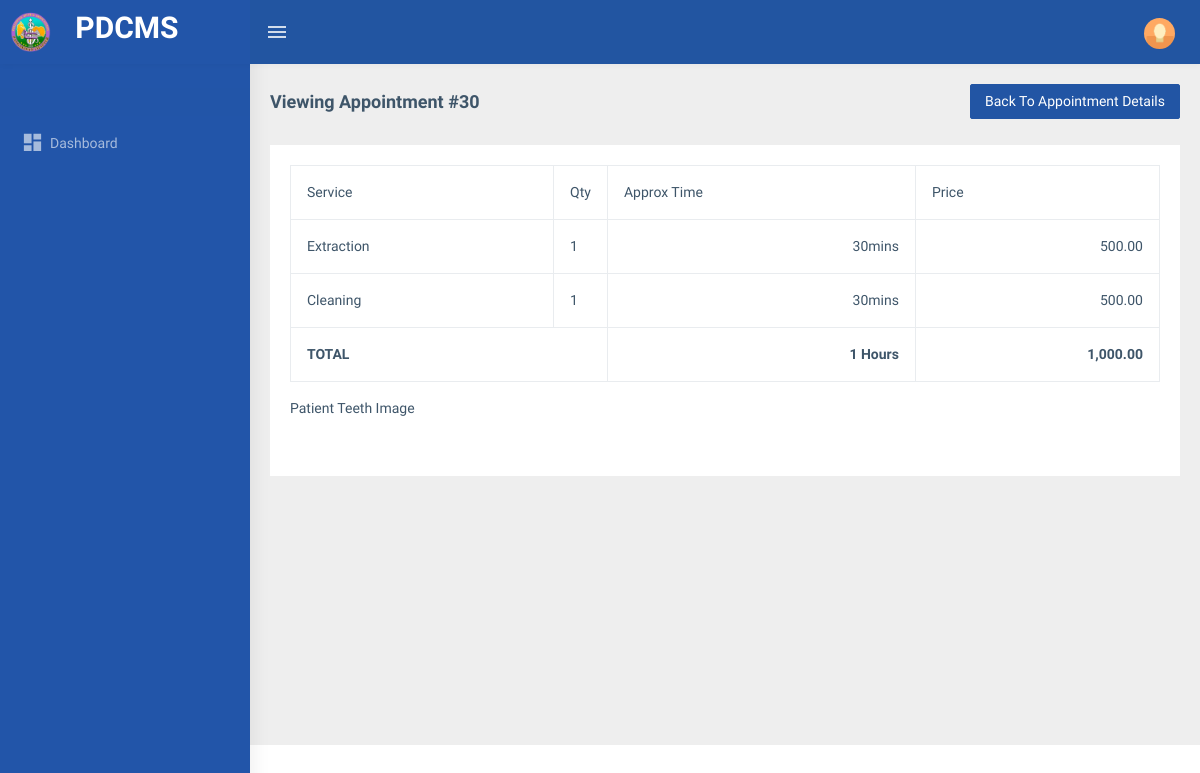
/dental_admin/view_receipt.php?id=30, run on the app's committed database.
### tables this page shows
CREATE TABLE `tbl_appointment_items` (
  `id` int(11) NOT NULL,
  `appointment_id` int(11) DEFAULT NULL,
  `service_id` int(11) DEFAULT NULL,
  `qty` int(11) DEFAULT NULL,
  `price` decimal(13,2) DEFAULT NULL,
  `appointment_time` varchar(45) DEFAULT NULL
);

CREATE TABLE `tbl_service` (
  `id` int(11) NOT NULL,
  `clinic_id` int(11) NOT NULL,
  `srvc_name` varchar(255) NOT NULL,
  `srvc_desc` varchar(255) NOT NULL,
  `srvc_price` varchar(255) NOT NULL,
  `srvc_time` varchar(45) DEFAULT NULL,
  `created_date` datetime DEFAULT current_timestamp()
);

### includes/functions.php (called while the page is built, shortened)
<?php
function get_list($sql)
{
    $result = mysqli_query($_SESSION['conn'], $sql);
    $temp = array();
    while ($row = $result->fetch_assoc()) {
        $temp[] = $row;
    }
    return $temp;
}
function convertTime($data)
{
    if ($data < 1) {
        return $data * 60 . "mins";
    }
    return $data . " Hours";
}

### dental_admin/view_receipt.php (the view, shortened to what this page needs)
<?php include 'header.php'; ?>
<div class="page-wrapper">
  <div class="page-breadcrumb">
    <div class="row">
      <div class="col-12 d-flex no-block align-items-center" style="margin-bottom: 6px;">
        <h4 class="page-title">Viewing Appointment #<?= $_GET['id'] ?></h4>
        <div class="ms-auto text-end">
          <a href="view_appointment.php?id=<?= $_GET['id'] ?>" class="btn btn-info col-12" type="button" style="margin-right: 4px;">Back To Appointment Details</a>
        </div>
      </div>
    </div>
  </div>
  <div class="container-fluid">
    <?php $id = $_GET['id']  ?>
    <div class="row">
      <div class="col-md-12">
        <div class="card">
          <div class="card-body">
            <div class="row">
              <div class="col-md-12">
                <form method="post">
                  <div class="table-responsive">
                    <table id="table_eto" class="table table-bordered">
                      <thead>
                        <tr>
                          <th>Service</th>
                          <th style="width: 0.1%;">Qty</th>
                          <th >Approx Time</th>
                          <th>Price</th>
                        </tr>
                      </thead>
                      <?php $tmp = 0 ?>
                      <?php $tmptime = 0 ?>
                      <tbody>
                        <?php foreach (get_list("SELECT i.*,s.srvc_name from tbl_appointment_items i inner join tbl_service s on s.id = i.service_id where i.appointment_id = $id") as $key => $res) { ?>
                          <tr>
                            <td><?= $res['srvc_name'] ?></td>
                            <td><?= $res['qty'] ?></td>
                            <td style="text-align:right"><?= convertTime($res['appointment_time']) ?></td>
                            <td style="text-align:right"><?= number_format($res['price'] * $res['qty'], 2) ?></td>
                          </tr>
                          <?php $tmp += ($res['price'] * $res['qty']); ?>
                          <?php $tmptime += ($res['appointment_time'] * $res['qty']); ?>
                        <?php } ?>
                        <tr>
                          <td style="font-weight:bold" colspan="2">TOTAL</td>
                          <td style="text-align:right;font-weight:bold"><?= convertTime($tmptime) ?></td>
                          <td style="text-align:right;font-weight:bold"><?= number_format($tmp, 2) ?></td>
                        </tr>
                      </tbody>
                    </table>
                  </div>
                </form>
                <p>Patient Teeth Image</p>
              </div>
            </div>
          </div>
        </div>
      </div>
    </div>
  </div>
  <?php include 'footer.php'; ?>

### data on the page
tbl_appointment_items: service.srvc_name "Extraction", qty "1", appointment_time "30mins", $res['price']*$res['qty'] "500.00"
tbl_appointment_items: service.srvc_name "Cleaning", qty "1", appointment_time "30mins", $res['price']*$res['qty'] "500.00"

### other printed values
$_GET['id'] "30"
convertTime($tmptime) "1 Hours"
$tmp "1,000.00"
